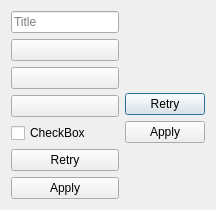
<?xml version="1.0" encoding="UTF-8"?>
<ui version="4.0">
 <class>QNewAlarmDialog</class>
 <widget class="QDialog" name="QNewAlarmDialog">
  <property name="windowModality">
   <enum>Qt::WindowModal</enum>
  </property>
  <property name="sizePolicy">
   <sizepolicy hsizetype="Preferred" vsizetype="Maximum">
    <horstretch>0</horstretch>
    <verstretch>0</verstretch>
   </sizepolicy>
  </property>
  <property name="windowTitle">
   <string>Dialog</string>
  </property>
  <layout class="QGridLayout" name="gridLayout">
   <item row="0" column="0" rowspan="2">
    <widget class="QWidget" name="widget" native="true">
     <property name="sizePolicy">
      <sizepolicy hsizetype="Expanding" vsizetype="Minimum">
       <horstretch>0</horstretch>
       <verstretch>0</verstretch>
      </sizepolicy>
     </property>
     <layout class="QVBoxLayout" name="verticalLayout">
      <property name="spacing">
       <number>6</number>
      </property>
      <property name="margin">
       <number>0</number>
      </property>
      <item>
       <widget class="QLineEdit" name="titleEdit">
        <property name="placeholderText">
         <string>Title</string>
        </property>
       </widget>
      </item>
      <item>
       <widget class="QAlarmTimeValueButton" name="timeButton"/>
      </item>
      <item>
       <widget class="QAlarmDateValueButton" name="dateButton"/>
      </item>
      <item>
       <widget class="QAlarmDaysValueButton" name="daysButton"/>
      </item>
      <item>
       <layout class="QHBoxLayout" name="horizontalLayout">
        <property name="spacing">
         <number>0</number>
        </property>
        <item>
         <widget class="QCheckBox" name="checkBox">
          <property name="text">
           <string>CheckBox</string>
          </property>
         </widget>
        </item>
        <item>
         <widget class="QAlarmSoundValueButton" name="soundButton" native="true"/>
        </item>
       </layout>
      </item>
     </layout>
    </widget>
   </item>
   <item row="1" column="1">
    <widget class="QDialogButtonBox" name="landscapeButtonBox">
     <property name="sizePolicy">
      <sizepolicy hsizetype="Fixed" vsizetype="Fixed">
       <horstretch>0</horstretch>
       <verstretch>0</verstretch>
      </sizepolicy>
     </property>
     <property name="orientation">
      <enum>Qt::Vertical</enum>
     </property>
     <property name="standardButtons">
      <set>QDialogButtonBox::Apply|QDialogButtonBox::Retry</set>
     </property>
    </widget>
   </item>
   <item row="2" column="0">
    <widget class="QDialogButtonBox" name="portraitButtonBox">
     <property name="sizePolicy">
      <sizepolicy hsizetype="Expanding" vsizetype="Expanding">
       <horstretch>0</horstretch>
       <verstretch>0</verstretch>
      </sizepolicy>
     </property>
     <property name="orientation">
      <enum>Qt::Vertical</enum>
     </property>
     <property name="standardButtons">
      <set>QDialogButtonBox::Apply|QDialogButtonBox::Retry</set>
     </property>
    </widget>
   </item>
  </layout>
 </widget>
 <customwidgets>
  <customwidget>
   <class>QAlarmTimeValueButton</class>
   <extends>QPushButton</extends>
   <header>qalarmtimevaluebutton.h</header>
  </customwidget>
  <customwidget>
   <class>QAlarmDateValueButton</class>
   <extends>QPushButton</extends>
   <header>qalarmdatevaluebutton.h</header>
  </customwidget>
  <customwidget>
   <class>QAlarmDaysValueButton</class>
   <extends>QPushButton</extends>
   <header>qalarmdaysvaluebutton.h</header>
  </customwidget>
  <customwidget>
   <class>QAlarmSoundValueButton</class>
   <extends>QWidget</extends>
   <header>qalarmsoundvaluebutton.h</header>
  </customwidget>
 </customwidgets>
 <tabstops>
  <tabstop>landscapeButtonBox</tabstop>
  <tabstop>portraitButtonBox</tabstop>
  <tabstop>titleEdit</tabstop>
  <tabstop>timeButton</tabstop>
  <tabstop>dateButton</tabstop>
  <tabstop>daysButton</tabstop>
 </tabstops>
 <resources/>
 <connections/>
</ui>
